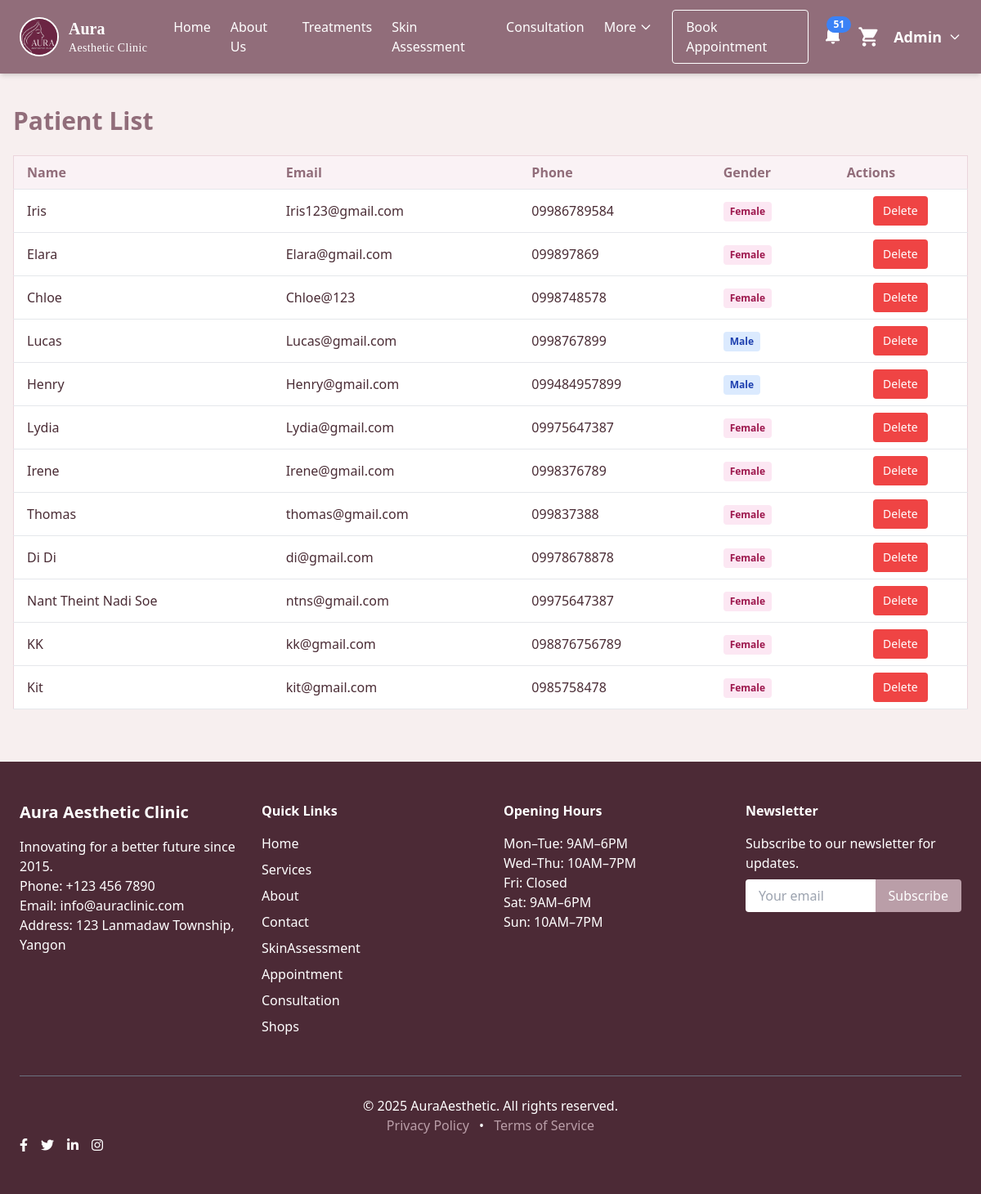
The app's page /patientlist.php (signed in) with its own data.
### tables this page shows
CREATE TABLE `patientregister` (
  `PatientID` int(11) NOT NULL,
  `Name` varchar(50) NOT NULL,
  `UserName` varchar(50) NOT NULL,
  `Email` varchar(50) NOT NULL,
  `Password` varchar(255) NOT NULL,
  `PhoneNumber` varchar(30) NOT NULL,
  `DateofBirth` date NOT NULL,
  `Gender` varchar(30) NOT NULL,
  `Address` varchar(50) NOT NULL
);

### patientlist.php (the view, shortened to what this page needs)
<?php
$role = $_SESSION['position'];
include('header.php');
include('navbar.php');
?>
<body class="bg-[#F7EFEF] text-[#4A2C35] font-sans">
    <div class="max-w-7xl mx-auto mt-6 lg:mt-10 px-3 sm:px-4 mb-8 lg:mb-16">
        <h1 class="text-2xl lg:text-3xl font-bold text-[#916D7A] mb-4 lg:mb-6">Patient List</h1>
        <div class="overflow-x-auto">
            <table class="w-full bg-white border border-[#EBD5DC] rounded shadow-md text-sm lg:text-base">
                <thead>
                    <tr class="bg-[#FAF2F5] text-[#916D7A]">
                        <th class="py-2 px-2 sm:px-4 border-b text-left">Name</th>
                        <th class="py-2 px-2 sm:px-4 border-b text-left">Email</th>
                        <th class="py-2 px-2 sm:px-4 border-b text-left">Phone</th>
                        <th class="py-2 px-2 sm:px-4 border-b text-left">Gender</th>
                        <th class="py-2 px-2 sm:px-4 border-b text-left">Actions</th>
                    </tr>
                </thead>
                <tbody>
                    <?php
                    $patientQuery = mysqli_query($connect, "SELECT * FROM patientregister ORDER BY PatientID DESC");
                    if ($patientQuery && mysqli_num_rows($patientQuery) > 0):
                        while ($p = mysqli_fetch_assoc($patientQuery)):
                    ?>
                            <tr class="hover:bg-[#F7EFEF]">
                                <td class="py-2 px-2 sm:px-4 border-b"><?= htmlspecialchars($p['Name']) ?></td>
                                <td class="py-2 px-2 sm:px-4 border-b truncate max-w-xs"><?= htmlspecialchars($p['Email']) ?></td>
                                <td class="py-2 px-2 sm:px-4 border-b"><?= htmlspecialchars($p['PhoneNumber']) ?></td>
                                <td class="py-2 px-2 sm:px-4 border-b">
                                    <span class="inline-block px-2 py-1 rounded text-xs font-semibold
                                        <?= $p['Gender'] === 'Male' ? 'bg-blue-100 text-blue-800' : ($p['Gender'] === 'Female' ? 'bg-pink-100 text-pink-800' :
                                            'bg-gray-100 text-gray-800') ?>">
                                        <?= htmlspecialchars($p['Gender']) ?>
                                    </span>
                                </td>
                                <td class="py-2 px-2 sm:px-4 border-b">
                                    <div class="flex justify-center">
                                        <?php if ($role === 'Admin'): ?>
                                            <a href="patientlist.php?delete_patient=<?= urlencode($p['PatientID']) ?>"
                                                class="bg-red-500 text-white px-2 sm:px-3 py-1 sm:py-2 rounded hover:bg-red-700 text-xs sm:text-sm text-center"
                                                onclick="return confirm('Delete this patient?');">Delete</a>
                                        <?php else: ?>
                                            <button class="bg-gray-400 text-white px-2 sm:px-3 py-1 sm:py-2 rounded text-xs sm:text-sm w-full sm:w-auto"
                                                onclick="alert('Access denied! Only Admin can delete patients.')">Delete</button>
                                        <?php endif; ?>
                                    </div>
                                </td>
                            </tr>
                        <?php endwhile;
                    else: ?>
                        <tr>
                            <td colspan="5" class="text-center text-gray-500 py-4">No patients found.</td>
                        </tr>
                    <?php endif; ?>
                </tbody>
            </table>
        </div>
    </div>
</body>
<?php include('footer.php'); ?>

### style.css (style rules this page uses)
body { background-color: pink; }

### records on screen
patientregister: Name "Iris", Email "Iris123@gmail.com", PhoneNumber "09986789584", Gender "Female"
patientregister: Name "Elara", Email "Elara@gmail.com", PhoneNumber "099897869", Gender "Female"
patientregister: Name "Chloe", Email "Chloe@123", PhoneNumber "0998748578", Gender "Female"
patientregister: Name "Lucas", Email "Lucas@gmail.com", PhoneNumber "0998767899", Gender "Male"
patientregister: Name "Henry", Email "Henry@gmail.com", PhoneNumber "099484957899", Gender "Male"
patientregister: Name "Lydia", Email "Lydia@gmail.com", PhoneNumber "09975647387", Gender "Female"
patientregister: Name "Irene", Email "Irene@gmail.com", PhoneNumber "0998376789", Gender "Female"
patientregister: Name "Thomas", Email "thomas@gmail.com", PhoneNumber "099837388", Gender "Female"
patientregister: Name "Di Di", Email "di@gmail.com", PhoneNumber "09978678878", Gender "Female"
patientregister: Name "Nant Theint Nadi Soe", Email "ntns@gmail.com", PhoneNumber "09975647387", Gender "Female"
patientregister: Name "KK", Email "kk@gmail.com", PhoneNumber "098876756789", Gender "Female"
patientregister: Name "Kit", Email "kit@gmail.com", PhoneNumber "0985758478", Gender "Female"

### other values on screen
$staffNotiCount "51"
$staffName "Admin"
